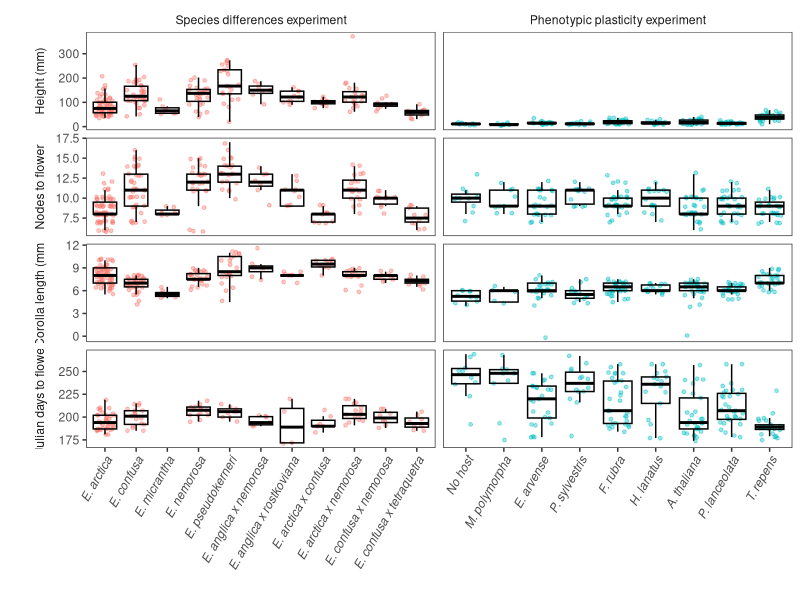
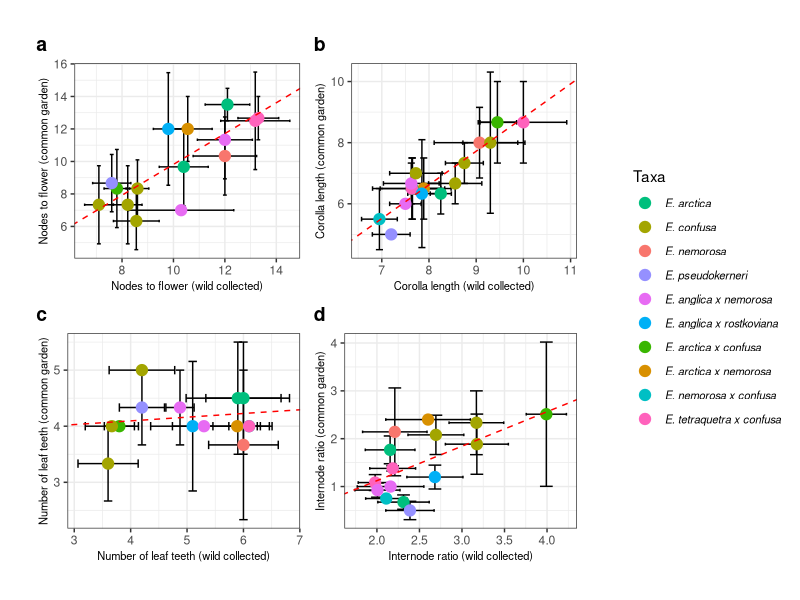

Generate these figures, in order, with R:
# Figures 1 and 2 for the manuscript #
# updated 19.11.19 #
# Max Brown #

library(data.table)
library(ggplot2)
library(cowplot)
library(dplyr)
library(lme4)

# Figure 1 #

# need four traits, julian days to flower, corolla length, nodes to flower, height
manyh <- fread("./Data/Manyhosts.csv")[, .(Experiment = as.factor("Phenotypic plasticity experiment"),
                                            `Host or Species` = Host, 
                                           `Height (mm)` = Height, 
                                           `Nodes to flower` = Nodes_to_flower_inc_coty, 
                                           `Corolla length (mm)` = Standard_corolla_l,
                                           `Julian days to flower` = Julian_days_to_flower)]
manysp <- fread("./Data/Manyspecies.csv")[, .(Experiment = as.factor("Species differences experiment"),
                                              `Host or Species` = Expert_ID_living,
                                              `Height (mm)` = Height, 
                                              `Nodes to flower` = Nodes_to_flower_inc_coty, 
                                              `Corolla length (mm)` = Standard_corolla_l,
                                              `Julian days to flower` = Julian_days_to_flower)]

# need a data table with columns: experiment, Host or species with levels, variable, value

com <- rbind(manyh, manysp)

meltcom <- melt.data.table(data = com, id.vars = c("Experiment", "Host or Species"))

# reorder factor levels for experiment
meltcom$Experiment <- factor(x = meltcom$Experiment, levels = c("Species differences experiment",
                                          "Phenotypic plasticity experiment"))
meltcom$`Host or Species` <- as.factor(meltcom$`Host or Species`)
levels(meltcom$`Host or Species`)[17]<- "No host"
levels(meltcom$`Host or Species`)[16]<- "M. polymorpha"
levels(meltcom$`Host or Species`)[13]<- "E. arvense"
levels(meltcom$`Host or Species`)[18]<- "P. sylvestris"
levels(meltcom$`Host or Species`)[14]<- "F. rubra"
levels(meltcom$`Host or Species`)[15]<- "H. lanatus"
levels(meltcom$`Host or Species`)[1]<- "A. thaliana"
levels(meltcom$`Host or Species`)[19]<- "P. lanceolata"
levels(meltcom$`Host or Species`)[20]<- "T. repens"
levels(meltcom$`Host or Species`)[10] <- "E. confusa x nemorosa"
levels(meltcom$`Host or Species`)[12] <- "E. confusa x tetraquetra"


meltcom$`Host or Species` <- factor(meltcom$`Host or Species`, levels = c( "No host", "M. polymorpha", "E. arvense", "P. sylvestris", "F. rubra",
                                                                       "H. lanatus", "A. thaliana", "P. lanceolata", "T. repens",
                                                                       "E. arctica", "E. confusa", 
                                                                       "E. micrantha", "E. nemorosa", "E. pseudokerneri", 
                                                                       "E. anglica x nemorosa","E. anglica x rostkoviana",
                                                                       "E. arctica x confusa", 
                                                                       "E. arctica x nemorosa",
                                                                       "E. confusa x nemorosa",
                                                                       "E. confusa x tetraquetra"))


figure1 <- ggplot(meltcom, aes(x=`Host or Species`, y=value))+
  geom_point(alpha=0.4, position = position_jitter(width = 0.3),
             size = 1, aes(colour=Experiment))+
  geom_boxplot(alpha=0, col="black")+
  facet_grid(variable ~ Experiment, scales = "free", switch = "y")+
  theme_bw()+
  theme(axis.text.x = element_text(hjust = 1, angle = 60, face = "italic"),
        legend.position = "none",
        strip.background = element_rect(fill = "white", colour="white"),
        strip.text.y = element_text(),
        strip.placement = "outside",
        panel.grid = element_blank())+
  ylab(label = "")+
  xlab(label = "")

ggsave(filename = "Figure1_updated.pdf", plot = figure1, device = "pdf", 
       path = "./Output/",
       width = 7.25, height = 7.25, units = "in")

# Figure 2 #

# we plot the common vs wild data in an intuitive way
# The variables to consider are nodes to flower, corolla length, number of teeth on the lower floral leaf and internode ratio
comwild <- fread("./Data/Wildcommon.csv") # = pope4ecom

tidy.comwild <- data.table::melt.data.table(data = comwild, id.vars = c("Experiment", "E4E", "Species")) # = tidy.pop

# Nodes to flower - updated 19.11.19
tidy.comwild2 <- tidy.comwild[variable == "Nodes to flower inc coty", .(variable, value), by = .(E4E, Experiment, Species)]

sum.tidy.pop <- tidy.comwild2[, .(N=.N,
                  mean = mean(value),
                  sem = sd(value)/sqrt(.N)), by = .(E4E, Experiment, Species, variable)]


common.1 <- filter(sum.tidy.pop, sum.tidy.pop$Experiment == "Common")
wild.1 <- filter(sum.tidy.pop, sum.tidy.pop$Experiment == "Wild")

commonandwild.1<-data.frame(common.1, wild.1)

plot_colours <- data.frame(colour = c("#AEA200", "#00C1A7",
                                      "#00A6FF", "#EF67EB",
                                      "#F8766D", "#DB8E00",
                                      "#64B200", "#00BD5C",
                                      "#B385FF", "#FF63B6"),
                           Species = c("E. arctica", 
                                      "E. confusa",
                                      "E. nemorosa", 
                                      "E. pseudokerneri", 
                                      "E. anglica x nemorosa",
                                      "E. anglica x rostkoviana",
                                      "E. arctica x confusa", 
                                      "E. arctica x nemorosa",
                                      "E. confusa x nemorosa",
                                      "E. confusa x tetraquetra"))
commonandwild.1 <- merge(plot_colours, commonandwild.1, by = c("Species"))


####### Get the legend first

get.legend <- ggplot(commonandwild.1, aes(x=mean,
                                          y=mean.1, 
                                          group = colour))+
  geom_errorbar(aes(ymin = mean.1-2*sem.1, ymax = mean.1+2*sem.1), width = 0.15)+
  geom_errorbarh(aes(xmin = mean-2*sem, xmax = mean+2*sem), width=0.5)+
  geom_point(aes(colour = colour), size=3.5) +
  geom_abline(intercept = coef(lm(mean.1 ~ mean, data = commonandwild.1[-1,]))[1], slope = coef(lm(mean.1 ~ mean, data = commonandwild.1[-1,]))[2], col="red", lty = 2)+
  theme_bw()+
  labs(title = "Nodes to flower")+
  xlab(label = "")+
  ylab(label = "")+
  scale_colour_discrete(name = "Taxa",
                        breaks = c("#AEA200", "#00C1A7",
                                   "#00A6FF", "#EF67EB",
                                   "#F8766D", "#DB8E00",
                                   "#64B200", "#00BD5C",
                                   "#B385FF", "#FF63B6"),
                        labels = c("E. arctica", 
                                   "E. confusa",
                                   "E. nemorosa", 
                                   "E. pseudokerneri", 
                                   "E. anglica x nemorosa",
                                   "E. anglica x rostkoviana",
                                   "E. arctica x confusa", 
                                   "E. arctica x nemorosa",
                                   "E. nemorosa x confusa",
                                   "E. tetraquetra x confusa"))+
  theme(legend.text = element_text(size = 8, face = "italic"))

legendforerrorbars<-get_legend(get.legend)

####### Nodes to flower

plote1<-ggplot(commonandwild.1, aes(x=mean,
                                    y=mean.1))+
  geom_errorbar(aes(ymin = mean.1-2*sem.1, ymax = mean.1+2*sem.1), width = 0.15)+
  geom_errorbarh(aes(xmin = mean-2*sem, xmax = mean+2*sem), width=0.5)+
  geom_point(aes(colour = Species), size=3.5) +
  geom_abline(intercept = coef(lm(mean.1 ~ mean, data = commonandwild.1[-1,]))[1], slope = coef(lm(mean.1 ~ mean, data = commonandwild.1[-1,]))[2], col="red", lty = 2)+
  theme_bw()+
  labs(title = "")+
  xlab(label = "Nodes to flower (wild collected)")+
  ylab(label = "Nodes to flower (common garden)")+
  scale_colour_discrete(name = "Taxa",
                        breaks = c("#AEA200", "#00C1A7",
                                   "#00A6FF", "#EF67EB",
                                   "#F8766D", "#DB8E00",
                                   "#64B200", "#00BD5C",
                                   "#B385FF", "#FF63B6"),
                        labels = c("E. arctica", 
                                   "E. confusa",
                                   "E. nemorosa", 
                                   "E. pseudokerneri", 
                                   "E. anglica x nemorosa",
                                   "E. anglica x rostkoviana",
                                   "E. arctica x confusa", 
                                   "E. arctica x nemorosa",
                                   "E. nemorosa x confusa",
                                   "E. tetraquetra x confusa"))+
  theme(legend.position = "none",
        axis.title.x = element_text(size = 8),
        axis.title.y = element_text(size = 8))

# Corolla length

sum.tidy.pop2 <- tidy.comwild[variable == "Standard corolla l"][, .(N = .N,
                                                   mean = mean(value),
                                                   sem = sd(value)/sqrt(.N)), by = .(E4E, Experiment, Species, variable)]

common.2 <- filter(sum.tidy.pop2, sum.tidy.pop2$Experiment == "Common")
wild.2 <- filter(sum.tidy.pop2, sum.tidy.pop2$Experiment == "Wild")

commonandwild.2<-data.frame(common.2, wild.2)

plote2<-ggplot(commonandwild.2, aes(x=mean,
                                    y=mean.1))+
  geom_errorbar(aes(ymin = mean.1-2*sem.1, ymax = mean.1+2*sem.1), width = 0.15, size=0.5)+
  geom_errorbarh(aes(xmin = mean-2*sem, xmax = mean+2*sem), width=0.5, size=0.5)+
  geom_point(aes(colour = Species), size=3.5) +
  geom_abline(intercept = coef(lm(mean.1 ~ mean, data = commonandwild.2))[1], 
              slope = coef(lm(mean.1 ~ mean, data = commonandwild.2))[2], col="red", lty = 2)+
  theme_bw()+
  labs(title = "")+
  xlab(label = "Corolla length (wild collected)")+
  ylab(label = "Corolla length (common garden)")+
  scale_colour_discrete(name = "Taxa",
                        breaks = c("#AEA200", "#00C1A7",
                                   "#00A6FF", "#EF67EB",
                                   "#F8766D", "#DB8E00",
                                   "#64B200", "#00BD5C",
                                   "#B385FF", "#FF63B6"),
                        labels = c("E. arctica", 
                                   "E. confusa",
                                   "E. nemorosa", 
                                   "E. pseudokerneri", 
                                   "E. anglica x nemorosa",
                                   "E. anglica x rostkoviana",
                                   "E. arctica x confusa", 
                                   "E. arctica x nemorosa",
                                   "E. nemorosa x confusa",
                                   "E. tetraquetra x confusa"))+
  theme(legend.position = "none",
        axis.title.x = element_text(size = 8),
        axis.title.y = element_text(size = 8))

# Number of leaf teeth on the lower floral leaf

sum.tidy.pop3 <- tidy.comwild[variable == "No. teeth lower floral leaf"][-c(12,23,144,195)][, .(N = .N,
                                                                    mean = mean(value),
                                                                    sem = sd(value)/sqrt(.N)), by = .(E4E, Experiment, Species, variable)]

common.3 <- filter(sum.tidy.pop3, sum.tidy.pop3$Experiment == "Common")
wild.3 <- filter(sum.tidy.pop3, sum.tidy.pop3$Experiment == "Wild")

commonandwild.3 <- data.frame(common.3, wild.3)


plote3<-ggplot(commonandwild.3, aes(x=mean,
                                    y=mean.1))+
  geom_errorbar(aes(ymin = mean.1-2*sem.1, ymax = mean.1+2*sem.1), width = 0.15, size=0.5)+
  geom_errorbarh(aes(xmin = mean-2*sem, xmax = mean+2*sem), width=0.5, size=0.5)+
  geom_point(aes(colour = Species), size=3.5) +
  geom_abline(intercept = coef(lm(mean.1 ~ mean, data = na.omit(commonandwild.3)))[1], 
              slope = coef(lm(mean.1 ~ mean, data = na.omit(commonandwild.3)))[2], col="red", lty = 2)+
  theme_bw()+
  labs(title = "")+
  xlab(label = "Number of leaf teeth (wild collected)")+
  ylab(label = "Number of leaf teeth (common garden)")+
  scale_colour_discrete(name = "Taxa",
                        breaks = c("#AEA200", "#00C1A7",
                                   "#00A6FF", "#EF67EB",
                                   "#F8766D", "#DB8E00",
                                   "#64B200", "#00BD5C",
                                   "#B385FF", "#FF63B6"),
                        labels = c("E. arctica", 
                                   "E. confusa",
                                   "E. nemorosa", 
                                   "E. pseudokerneri", 
                                   "E. anglica x nemorosa",
                                   "E. anglica x rostkoviana",
                                   "E. arctica x confusa", 
                                   "E. arctica x nemorosa",
                                   "E. nemorosa x confusa",
                                   "E. tetraquetra x confusa"))+
  theme(legend.position = "none",
        axis.title.x = element_text(size = 8),
        axis.title.y = element_text(size = 8))

# Leaf ratio

sum.tidy.pop4 <- tidy.comwild[variable == "Cauline internode leaf ratio"][-c(83, 144, 23, 12)][, .(N = .N,
                                                                              mean = mean(value),
                                                                              sem = sd(value)/sqrt(.N)), by = .(E4E, Experiment, Species, variable)]

common.4 <- filter(sum.tidy.pop4, sum.tidy.pop4$Experiment == "Common")
wild.4 <- filter(sum.tidy.pop4, sum.tidy.pop4$Experiment == "Wild")

commonandwild.4 <- data.frame(common.4, wild.4)


plote4<-ggplot(commonandwild.4, aes(x=mean,
                                    y=mean.1))+
  geom_errorbar(aes(ymin = mean.1-2*sem.1, ymax = mean.1+2*sem.1), width = 0.15, size=0.5)+
  geom_errorbarh(aes(xmin = mean-2*sem, xmax = mean+2*sem), width=0.5, size=0.5)+
  geom_point(aes(colour = Species), size=3.5) +
  geom_abline(intercept = coef(lm(mean.1 ~ mean, data = na.omit(commonandwild.4)))[1], 
              slope = coef(lm(mean.1 ~ mean, data = na.omit(commonandwild.4)))[2], col="red", lty = 2)+
  theme_bw()+
  labs(title = "")+
  xlab(label = "Internode ratio (wild collected)")+
  ylab(label = "Internode ratio (common garden)")+
  scale_colour_discrete(name = "Taxa",
                        breaks = c("#AEA200", "#00C1A7",
                                   "#00A6FF", "#EF67EB",
                                   "#F8766D", "#DB8E00",
                                   "#64B200", "#00BD5C",
                                   "#B385FF", "#FF63B6"),
                        labels = c("E. arctica", 
                                   "E. confusa",
                                   "E. nemorosa", 
                                   "E. pseudokerneri", 
                                   "E. anglica x nemorosa",
                                   "E. anglica x rostkoviana",
                                   "E. arctica x confusa", 
                                   "E. arctica x nemorosa",
                                   "E. nemorosa x confusa",
                                   "E. tetraquetra x confusa"))+
  theme(legend.position = "none",
        axis.title.x = element_text(size = 8),
        axis.title.y = element_text(size = 8))

figure2<-plot_grid(plote1, plote2, plote3, plote4, labels = "auto")
# needs small amount of tweaking but basically there
figure2 <- plot_grid(figure2, legendforerrorbars, rel_widths = c(1, 0.3), scale = 0.9)

ggsave(filename = "Figure2_updated.pdf", plot = figure2, device = "pdf", 
       path = "./Output/",
       width = 7.25, units = "in")
